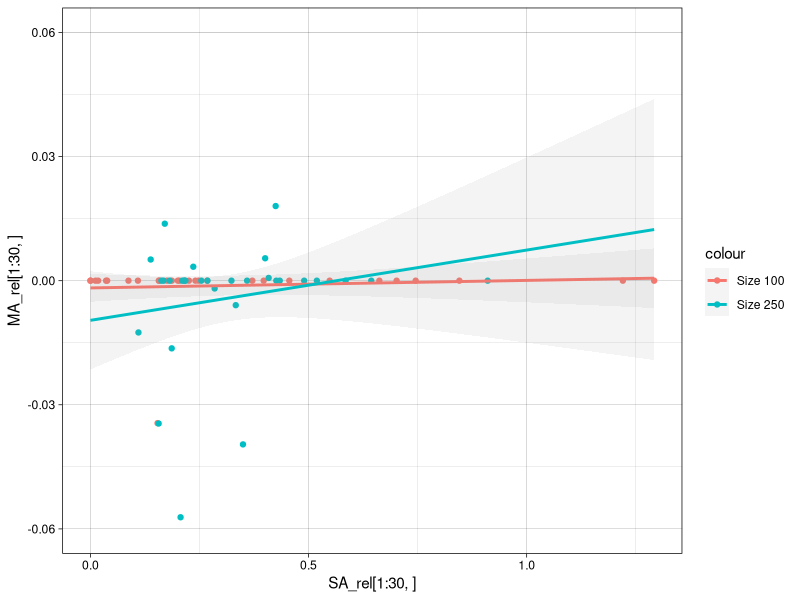
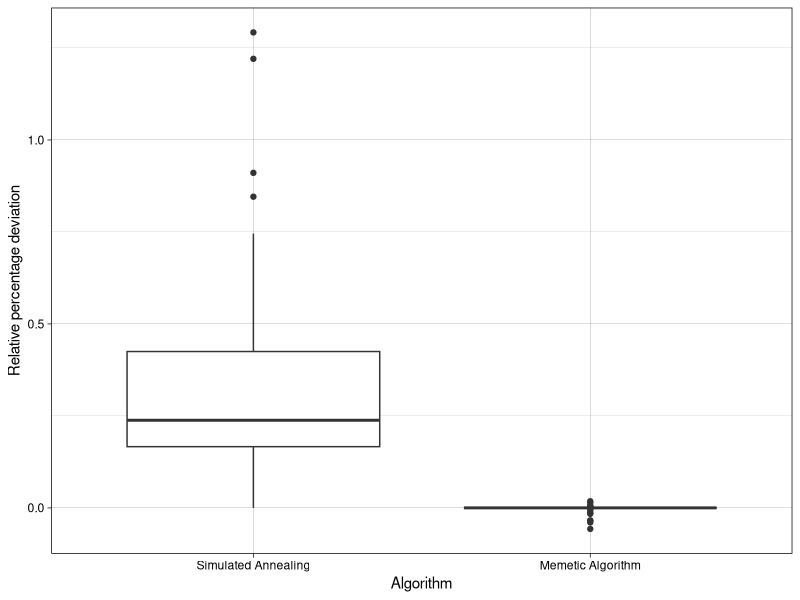

Write R code to recreate these figures, in order.
library(reshape2)
library(ggplot2)
library(scales)

SA <- read.table("data/SA_random.data",
                 header = T,
                 row.names = 1)
MA <- read.table("data/MA.data", header = T, row.names = 1)
best <-
  read.table("mkp_instances/best_known_values.txt",
             header = T,
             row.names = 1)

relative_percentage_deviation <- function(value) {
  relative <- 100 * (best$best - value) / best$best
  
  return (relative)
  
}

SA_rel <- relative_percentage_deviation(SA)
MA_rel <- relative_percentage_deviation(MA)

print(mean(SA_rel[1:30, ]))
print(mean(SA_rel[31:60, ]))
print(mean(MA_rel[1:30, ]))
print(mean(MA_rel[31:60, ]))

ggplot(NULL) +
  geom_point(aes(x = SA_rel[1:30,], y = MA_rel[1:30,], col = "Size 100")) +
  geom_point(aes(x = SA_rel[31:60,], y = MA_rel[31:60,], col = "Size 250")) +
  theme_linedraw() +
  ylim(-0.06, 0.06) +
  geom_smooth(
    method = 'lm',
    formula = y ~ x,
    aes(x = SA_rel[1:30,], y = MA_rel[1:30,], col = "Size 100"),
    fullrange = TRUE,
    alpha = 0.1
    ) +
  geom_smooth(
    method = 'lm',
    formula = y ~ x,
    aes(x = SA_rel[31:60,], y = MA_rel[31:60,], col = "Size 250"),
    fullrange = TRUE,
    alpha = 0.1
    )

print(wilcox.test(SA_rel[,], MA_rel[,], paired=TRUE))

ggplot(melt(data.frame(SA_rel, MA_rel)), aes(variable, value)) + geom_boxplot() + theme_linedraw() +
  scale_x_discrete(labels=c("Simulated Annealing", "Memetic Algorithm")) +
  labs(x="Algorithm", y="Relative percentage deviation")
